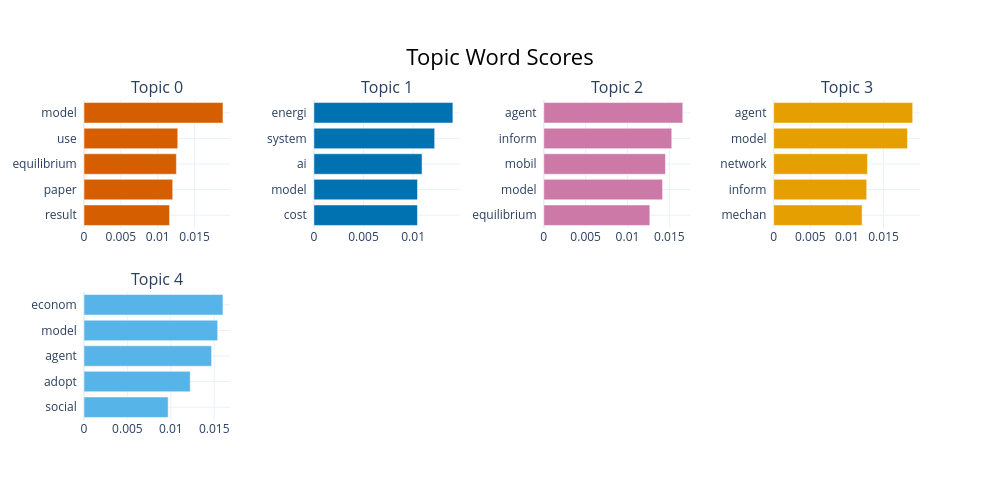

Source (notebook cell):
### Code cell
# Visualize the top keywords for the top 10 topics
fig_bar = topic_model.visualize_barchart(top_n_topics=5)
fig_bar.show()

### Figure 1 — Plotly figure (JSON) as saved in the notebook; plotly's stock layout.template omitted (floating-point values rounded to 4 significant figures)
{"data": [{"marker": {"color": "#D55E00"}, "orientation": "h", "type": "bar", "x": [0.0116, 0.01202, 0.01253, 0.01271, 0.01885], "xaxis": "x", "y": ["result  ", "paper  ", "equilibrium  ", "use  ", "model  "], "yaxis": "y"}, {"marker": {"color": "#0072B2"}, "orientation": "h", "type": "bar", "x": [0.01044, 0.01044, 0.0109, 0.01217, 0.01401], "xaxis": "x2", "y": ["cost  ", "model  ", "ai  ", "system  ", "energi  "], "yaxis": "y2"}, {"marker": {"color": "#CC79A7"}, "orientation": "h", "type": "bar", "x": [0.01267, 0.01419, 0.01454, 0.01529, 0.01661], "xaxis": "x3", "y": ["equilibrium  ", "model  ", "mobil  ", "inform  ", "agent  "], "yaxis": "y3"}, {"marker": {"color": "#E69F00"}, "orientation": "h", "type": "bar", "x": [0.01207, 0.0127, 0.01281, 0.01827, 0.01898], "xaxis": "x4", "y": ["mechan  ", "inform  ", "network  ", "model  ", "agent  "], "yaxis": "y4"}, {"marker": {"color": "#56B4E9"}, "orientation": "h", "type": "bar", "x": [0.009695, 0.01224, 0.0147, 0.0154, 0.01601], "xaxis": "x5", "y": ["social  ", "adopt  ", "agent  ", "model  ", "econom  "], "yaxis": "y5"}], "layout": {"annotations": [{"font": {"size": 16}, "showarrow": false, "text": "Topic 0", "x": 0.0875, "xanchor": "center", "xref": "paper", "y": 1, "yanchor": "bottom", "yref": "paper"}, {"font": {"size": 16}, "showarrow": false, "text": "Topic 1", "x": 0.3625, "xanchor": "center", "xref": "paper", "y": 1, "yanchor": "bottom", "yref": "paper"}, {"font": {"size": 16}, "showarrow": false, "text": "Topic 2", "x": 0.6375, "xanchor": "center", "xref": "paper", "y": 1, "yanchor": "bottom", "yref": "paper"}, {"font": {"size": 16}, "showarrow": false, "text": "Topic 3", "x": 0.9125, "xanchor": "center", "xref": "paper", "y": 1, "yanchor": "bottom", "yref": "paper"}, {"font": {"size": 16}, "showarrow": false, "text": "Topic 4", "x": 0.0875, "xanchor": "center", "xref": "paper", "y": 0.4, "yanchor": "bottom", "yref": "paper"}], "height": 500, "hoverlabel": {"bgcolor": "white", "font": {"family": "Rockwell", "size": 16}}, "showlegend": false, "title": {"font": {"color": "Black", "size": 22}, "text": "Topic Word Scores", "x": 0.5, "xanchor": "center", "yanchor": "top"}, "width": 1000, "xaxis": {"anchor": "y", "domain": [0, 0.175], "showgrid": true}, "xaxis2": {"anchor": "y2", "domain": [0.275, 0.45], "showgrid": true}, "xaxis3": {"anchor": "y3", "domain": [0.55, 0.725], "showgrid": true}, "xaxis4": {"anchor": "y4", "domain": [0.825, 1], "showgrid": true}, "xaxis5": {"anchor": "y5", "domain": [0, 0.175], "showgrid": true}, "xaxis6": {"anchor": "y6", "domain": [0.275, 0.45], "showgrid": true}, "xaxis7": {"anchor": "y7", "domain": [0.55, 0.725], "showgrid": true}, "xaxis8": {"anchor": "y8", "domain": [0.825, 1], "showgrid": true}, "yaxis": {"anchor": "x", "domain": [0.6, 1], "showgrid": true}, "yaxis2": {"anchor": "x2", "domain": [0.6, 1], "showgrid": true}, "yaxis3": {"anchor": "x3", "domain": [0.6, 1], "showgrid": true}, "yaxis4": {"anchor": "x4", "domain": [0.6, 1], "showgrid": true}, "yaxis5": {"anchor": "x5", "domain": [0, 0.4], "showgrid": true}, "yaxis6": {"anchor": "x6", "domain": [0, 0.4], "showgrid": true}, "yaxis7": {"anchor": "x7", "domain": [0, 0.4], "showgrid": true}, "yaxis8": {"anchor": "x8", "domain": [0, 0.4], "showgrid": true}}}
